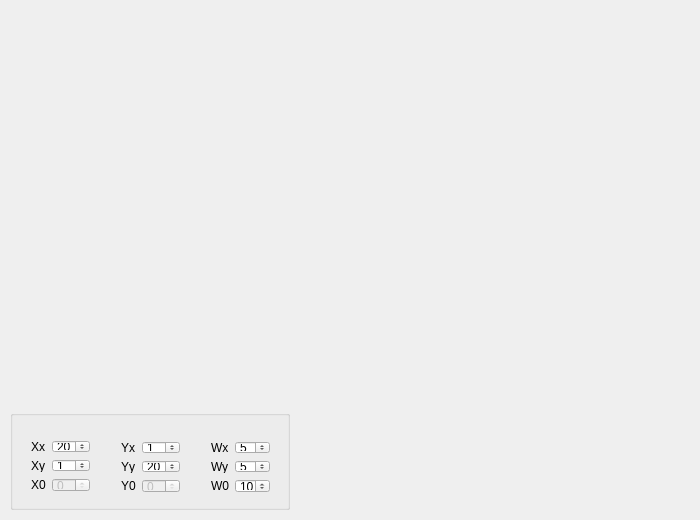
<?xml version="1.0" encoding="UTF-8"?>
<ui version="4.0">
 <class>MainWindow</class>
 <widget class="QMainWindow" name="MainWindow">
  <property name="geometry">
   <rect>
    <x>0</x>
    <y>0</y>
    <width>700</width>
    <height>520</height>
   </rect>
  </property>
  <property name="minimumSize">
   <size>
    <width>700</width>
    <height>520</height>
   </size>
  </property>
  <property name="windowTitle">
   <string>MainWindow</string>
  </property>
  <widget class="QWidget" name="centralWidget">
   <widget class="GLWidget" name="glWidget" native="true">
    <property name="geometry">
     <rect>
      <x>10</x>
      <y>10</y>
      <width>681</width>
      <height>391</height>
     </rect>
    </property>
   </widget>
   <widget class="QGroupBox" name="groupBox">
    <property name="geometry">
     <rect>
      <x>10</x>
      <y>410</y>
      <width>280</width>
      <height>100</height>
     </rect>
    </property>
    <property name="title">
     <string/>
    </property>
    <widget class="QWidget" name="formLayoutWidget">
     <property name="geometry">
      <rect>
       <x>10</x>
       <y>19</y>
       <width>81</width>
       <height>74</height>
      </rect>
     </property>
     <layout class="QFormLayout" name="formLayout">
      <item row="0" column="0">
       <widget class="QLabel" name="XxLabel">
        <property name="text">
         <string>Xx</string>
        </property>
       </widget>
      </item>
      <item row="1" column="0">
       <widget class="QLabel" name="XyLabel">
        <property name="text">
         <string>Xy</string>
        </property>
       </widget>
      </item>
      <item row="2" column="0">
       <widget class="QLabel" name="X0Label">
        <property name="text">
         <string>X0</string>
        </property>
       </widget>
      </item>
      <item row="0" column="1">
       <widget class="QSpinBox" name="XxEdit">
        <property name="minimum">
         <number>1</number>
        </property>
        <property name="maximum">
         <number>100</number>
        </property>
        <property name="value">
         <number>20</number>
        </property>
       </widget>
      </item>
      <item row="1" column="1">
       <widget class="QSpinBox" name="XyEdit">
        <property name="minimum">
         <number>-100</number>
        </property>
        <property name="maximum">
         <number>100</number>
        </property>
        <property name="value">
         <number>1</number>
        </property>
       </widget>
      </item>
      <item row="2" column="1">
       <widget class="QSpinBox" name="X0Edit">
        <property name="enabled">
         <bool>false</bool>
        </property>
       </widget>
      </item>
     </layout>
    </widget>
    <widget class="QWidget" name="formLayoutWidget_2">
     <property name="geometry">
      <rect>
       <x>100</x>
       <y>20</y>
       <width>81</width>
       <height>74</height>
      </rect>
     </property>
     <layout class="QFormLayout" name="formLayout_2">
      <item row="0" column="0">
       <widget class="QLabel" name="YxLabel">
        <property name="text">
         <string>Yx</string>
        </property>
       </widget>
      </item>
      <item row="1" column="0">
       <widget class="QLabel" name="YyLabel">
        <property name="text">
         <string>Yy</string>
        </property>
       </widget>
      </item>
      <item row="2" column="0">
       <widget class="QLabel" name="Y0Label">
        <property name="text">
         <string>Y0</string>
        </property>
       </widget>
      </item>
      <item row="0" column="1">
       <widget class="QSpinBox" name="YxEdit">
        <property name="minimum">
         <number>-100</number>
        </property>
        <property name="maximum">
         <number>100</number>
        </property>
        <property name="value">
         <number>1</number>
        </property>
       </widget>
      </item>
      <item row="1" column="1">
       <widget class="QSpinBox" name="YyEdit">
        <property name="minimum">
         <number>1</number>
        </property>
        <property name="maximum">
         <number>100</number>
        </property>
        <property name="value">
         <number>20</number>
        </property>
       </widget>
      </item>
      <item row="2" column="1">
       <widget class="QSpinBox" name="Y0Edit">
        <property name="enabled">
         <bool>false</bool>
        </property>
       </widget>
      </item>
     </layout>
    </widget>
    <widget class="QWidget" name="formLayoutWidget_3">
     <property name="geometry">
      <rect>
       <x>190</x>
       <y>20</y>
       <width>81</width>
       <height>74</height>
      </rect>
     </property>
     <layout class="QFormLayout" name="formLayout_4">
      <item row="0" column="0">
       <widget class="QLabel" name="WxLabel">
        <property name="text">
         <string>Wx</string>
        </property>
       </widget>
      </item>
      <item row="1" column="0">
       <widget class="QLabel" name="WyLabel">
        <property name="text">
         <string>Wy</string>
        </property>
       </widget>
      </item>
      <item row="2" column="0">
       <widget class="QLabel" name="W0Label">
        <property name="text">
         <string>W0</string>
        </property>
       </widget>
      </item>
      <item row="0" column="1">
       <widget class="QSpinBox" name="WxEdit">
        <property name="value">
         <number>5</number>
        </property>
       </widget>
      </item>
      <item row="1" column="1">
       <widget class="QSpinBox" name="WyEdit">
        <property name="value">
         <number>5</number>
        </property>
       </widget>
      </item>
      <item row="2" column="1">
       <widget class="QSpinBox" name="W0Edit">
        <property name="maximum">
         <number>10001</number>
        </property>
        <property name="value">
         <number>1000</number>
        </property>
       </widget>
      </item>
     </layout>
    </widget>
   </widget>
  </widget>
 </widget>
 <layoutdefault spacing="6" margin="11"/>
 <customwidgets>
  <customwidget>
   <class>GLWidget</class>
   <extends>QWidget</extends>
   <header>glwidget.h</header>
   <container>1</container>
   <slots>
    <slot>XxChanged(int)</slot>
    <slot>XyChanged(int)</slot>
    <slot>YxChanged(int)</slot>
    <slot>YyChanged(int)</slot>
    <slot>WxChanged(int)</slot>
    <slot>WyChanged(int)</slot>
    <slot>W0Changed(int)</slot>
    <slot>X0Changed(int)</slot>
    <slot>Y0Changed(int)</slot>
   </slots>
  </customwidget>
 </customwidgets>
 <resources/>
 <connections>
  <connection>
   <sender>XxEdit</sender>
   <signal>valueChanged(int)</signal>
   <receiver>glWidget</receiver>
   <slot>XxChanged(int)</slot>
   <hints>
    <hint type="sourcelabel">
     <x>69</x>
     <y>439</y>
    </hint>
    <hint type="destinationlabel">
     <x>350</x>
     <y>205</y>
    </hint>
   </hints>
  </connection>
  <connection>
   <sender>XyEdit</sender>
   <signal>valueChanged(int)</signal>
   <receiver>glWidget</receiver>
   <slot>XyChanged(int)</slot>
   <hints>
    <hint type="sourcelabel">
     <x>69</x>
     <y>465</y>
    </hint>
    <hint type="destinationlabel">
     <x>350</x>
     <y>205</y>
    </hint>
   </hints>
  </connection>
  <connection>
   <sender>YxEdit</sender>
   <signal>valueChanged(int)</signal>
   <receiver>glWidget</receiver>
   <slot>YxChanged(int)</slot>
   <hints>
    <hint type="sourcelabel">
     <x>159</x>
     <y>440</y>
    </hint>
    <hint type="destinationlabel">
     <x>350</x>
     <y>205</y>
    </hint>
   </hints>
  </connection>
  <connection>
   <sender>YyEdit</sender>
   <signal>valueChanged(int)</signal>
   <receiver>glWidget</receiver>
   <slot>YyChanged(int)</slot>
   <hints>
    <hint type="sourcelabel">
     <x>159</x>
     <y>466</y>
    </hint>
    <hint type="destinationlabel">
     <x>350</x>
     <y>205</y>
    </hint>
   </hints>
  </connection>
  <connection>
   <sender>WxEdit</sender>
   <signal>valueChanged(int)</signal>
   <receiver>glWidget</receiver>
   <slot>WxChanged(int)</slot>
   <hints>
    <hint type="sourcelabel">
     <x>251</x>
     <y>440</y>
    </hint>
    <hint type="destinationlabel">
     <x>350</x>
     <y>205</y>
    </hint>
   </hints>
  </connection>
  <connection>
   <sender>WyEdit</sender>
   <signal>valueChanged(int)</signal>
   <receiver>glWidget</receiver>
   <slot>WyChanged(int)</slot>
   <hints>
    <hint type="sourcelabel">
     <x>251</x>
     <y>466</y>
    </hint>
    <hint type="destinationlabel">
     <x>350</x>
     <y>205</y>
    </hint>
   </hints>
  </connection>
  <connection>
   <sender>W0Edit</sender>
   <signal>valueChanged(int)</signal>
   <receiver>glWidget</receiver>
   <slot>W0Changed(int)</slot>
   <hints>
    <hint type="sourcelabel">
     <x>251</x>
     <y>492</y>
    </hint>
    <hint type="destinationlabel">
     <x>350</x>
     <y>205</y>
    </hint>
   </hints>
  </connection>
  <connection>
   <sender>X0Edit</sender>
   <signal>valueChanged(int)</signal>
   <receiver>glWidget</receiver>
   <slot>X0Changed(int)</slot>
   <hints>
    <hint type="sourcelabel">
     <x>69</x>
     <y>491</y>
    </hint>
    <hint type="destinationlabel">
     <x>350</x>
     <y>205</y>
    </hint>
   </hints>
  </connection>
  <connection>
   <sender>Y0Edit</sender>
   <signal>valueChanged(int)</signal>
   <receiver>glWidget</receiver>
   <slot>Y0Changed(int)</slot>
   <hints>
    <hint type="sourcelabel">
     <x>159</x>
     <y>492</y>
    </hint>
    <hint type="destinationlabel">
     <x>350</x>
     <y>205</y>
    </hint>
   </hints>
  </connection>
 </connections>
</ui>
